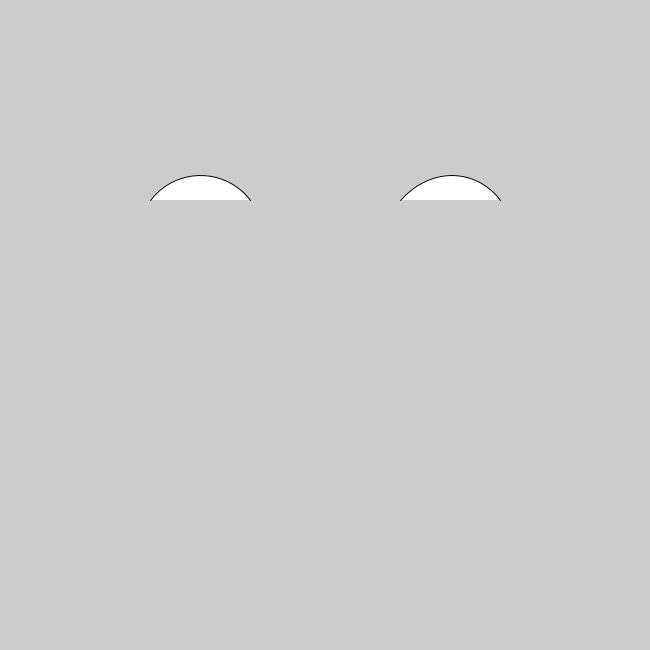
Frame 1 (no input)
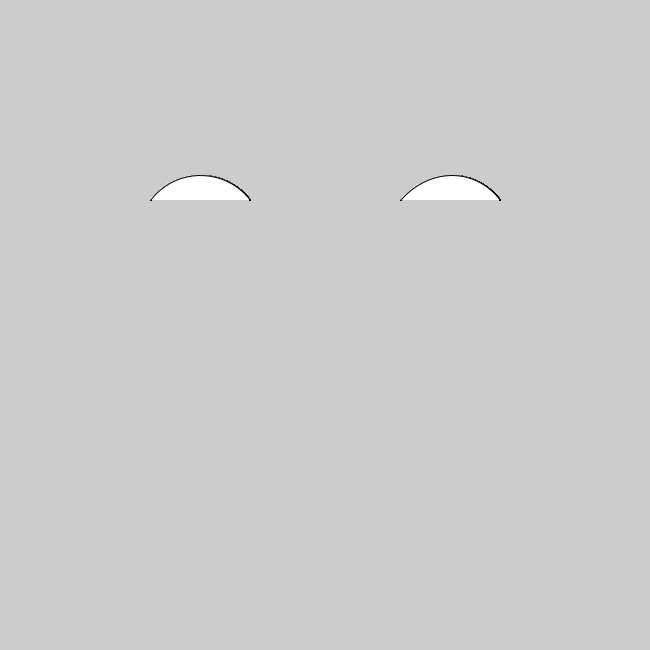
Frame 60 (the mouse pressed at the canvas centre just before this capture)
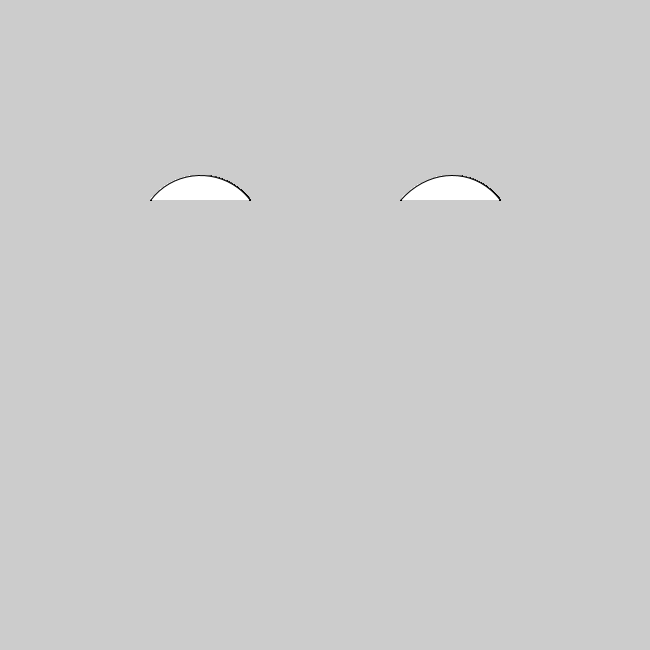
Frame 120 (the mouse held since frame 60 and released just before this capture)

The Processing sketch that drew these frames (run headless with seeded random() and noise(); from frame 60 on, the mouse is pressed at the canvas centre):

// Processing sketch: sourcils_arc_s
// ── sourcils_arc_s.pde
void setup() {
  size(650, 650);
}

void draw() {
  
  curve(100, 400, 150, 200, 250, 200, 300, 400);
  
  curve(325, 400, 400, 200, 500, 200, 550, 400);

  
}
